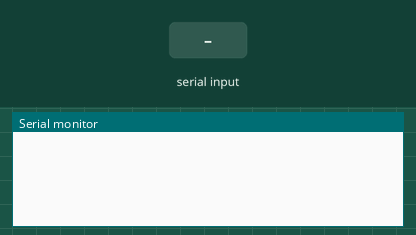
Recording of a sketch running on a simulated Arduino Mega 2560, built with avr-gcc and run on an emulated ATmega2560. On the bench: the last lines printed to the serial monitor. Inputs (shaded band) come from the test bench.

Above: at 1.2 s.
1.3 s: "Xin chao\n" received over the second serial link
At 2.5 s:
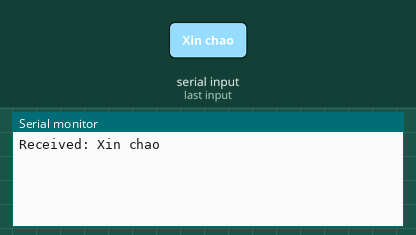
2.8 s: "1\n" received over the second serial link
At 3.5 s:
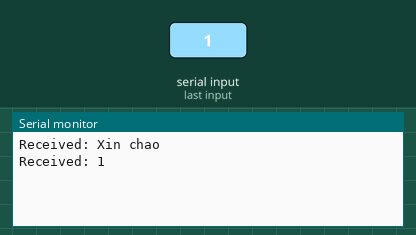

The sketch:

Uart_nhan.ino
```cpp
void setup() {
  Serial.begin(115200); // Khởi tạo UART 0
  Serial2.begin(9600); // Khởi tạo UART 2 với tốc độ baud 9600, sử dụng chân GPIO 16 là RX và GPIO 17 là TX
}

void loop() {
  if (Serial2.available()) { // Kiểm tra xem có dữ liệu nhận được trên UART 2 không
    String receivedData = Serial2.readStringUntil('\n'); // Đọc dữ liệu từ UART 2 cho đến khi gặp ký tự '\n'
    Serial.print("Received: ");
    Serial.println(receivedData); // In dữ liệu nhận được ra UART 0

    if (receivedData == "Xin chao") { // Nếu nhận được chuỗi "Xin chào"
      Serial2.println("Đã nhận"); // Trả lời lại chuỗi "Đã nhận" qua UART 2
    }
  }
}
```

Measured:
- after the input at 1.3 s, the serial monitor: prints a new line at once (image 1)
- after the input at 2.8 s, the serial monitor: prints a new line at once (image 2)
